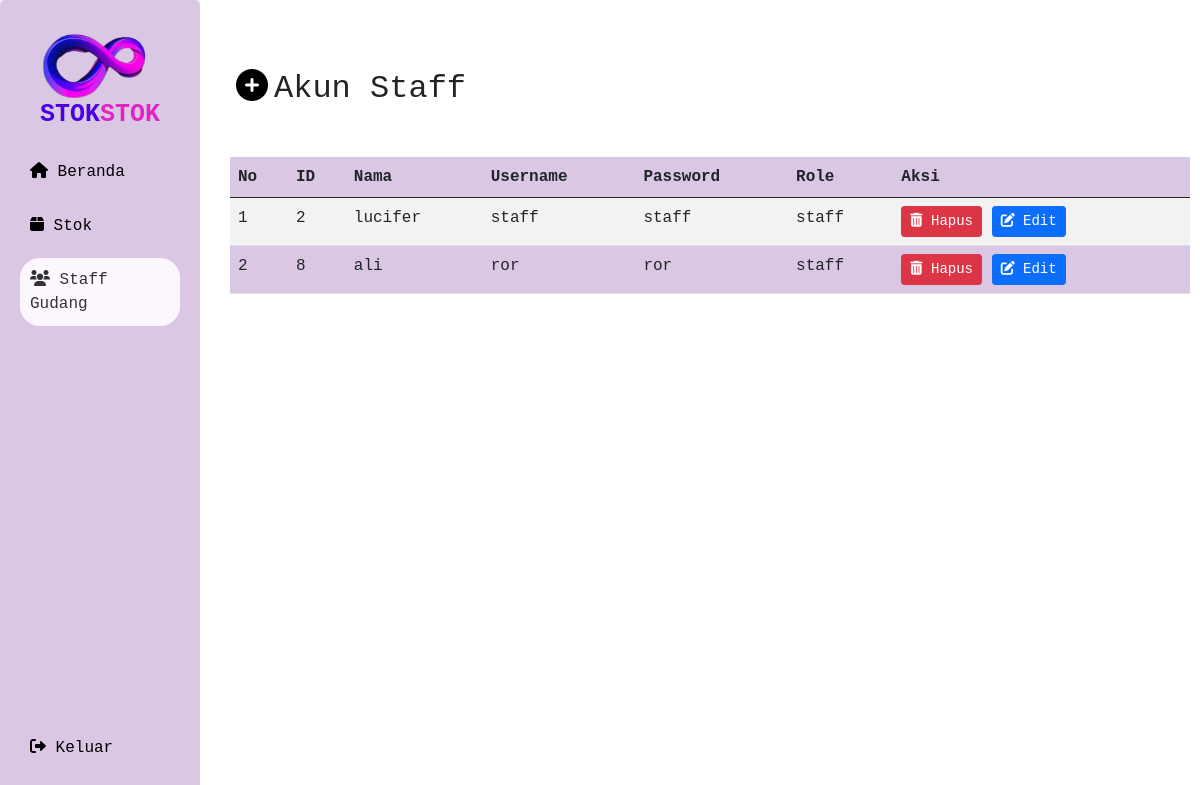
/PBL105/admin/st.php (signed in), run on an earlier commit of the app's database.
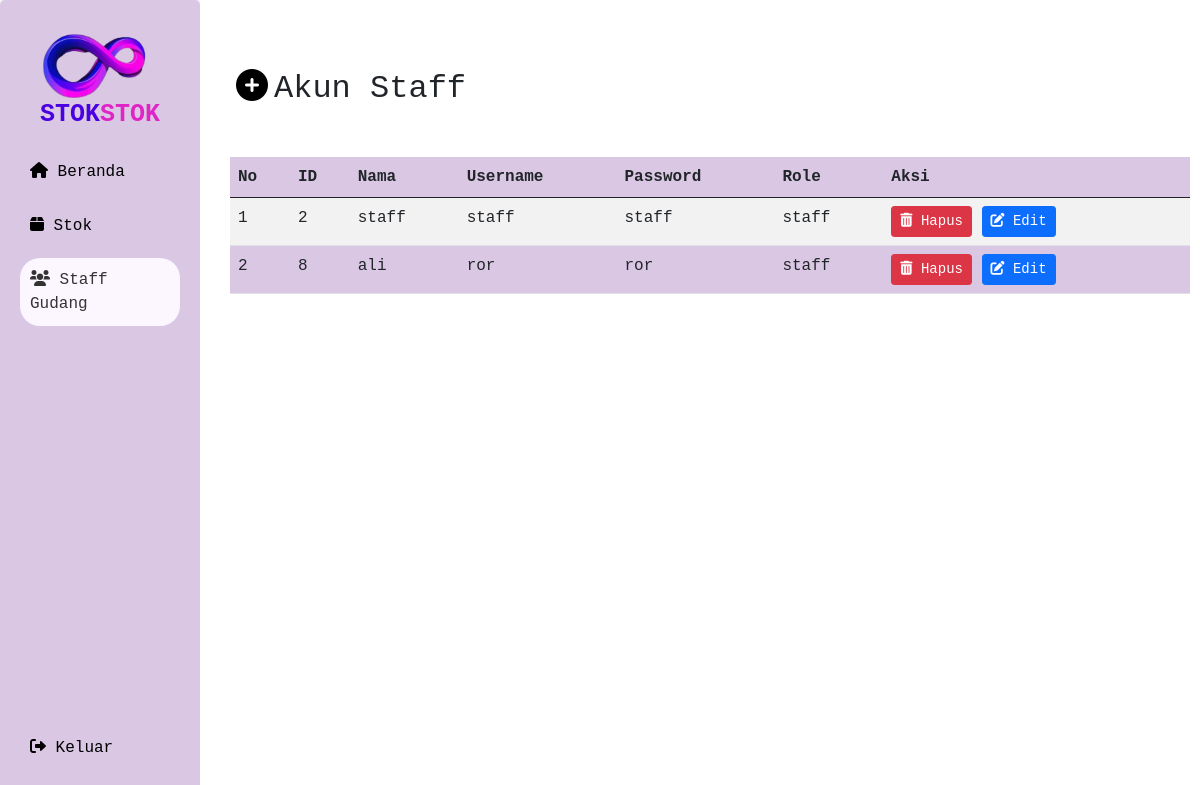
And on a later commit of the database.
### tables this page shows
CREATE TABLE `user` (
  `id_user` int(11) NOT NULL,
  `nama` varchar(255) NOT NULL,
  `username` varchar(255) NOT NULL,
  `password` varchar(255) NOT NULL,
  `role` enum('admin','staff') NOT NULL
);

### PBL105/admin/st.php (the view, shortened to what this page needs)
<?php include"../koneksi.php";
?>
<!DOCTYPE html>
<html lang="en">
<head>
    <link href="https://cdn.jsdelivr.net/npm/bootstrap@5.0.2/dist/css/bootstrap.min.css" rel="stylesheet">
    <link rel="stylesheet" href="https://cdnjs.cloudflare.com/ajax/libs/font-awesome/6.0.0-beta3/css/all.min.css">
</head>
<body>
    <div class="container-fluid">
        <div class="row">
            <div class="col-lg-2 col-xl-2 col-md-4 col-sm-6 sidebar">
            <img src="../gambar/1.png" alt="Logo" width="140" height="80">
                    <h3 class="stok-title" style="color: #4a00e0;">
                        <span>STOK</span><span style="color: rgb(223, 37, 198);">STOK</span>
                    </h3>
                    <a href="dashboard.php">
                <i class="fas fa-home"></i> Beranda
            </a>
            <a href="stok.php">
                <i class="fas fa-box"></i> Stok
            </a>
            <a style="background-color: rgb(252, 246, 255); color: #333; border-radius: 20px;" href="#">
                <i class="fas fa-users"></i> Staff Gudang
            </a>
            <a href="../logout.php" class="logout" style="width: 80%;">
                <i class="fas fa-sign-out-alt"></i> Keluar
            </a>
            </div>
            <div class="col-lg-10 col-xl-10 col-md-8 col-sm-6 content">
            <h2 class="mt-5" style="margin-left:10px;"><button type="button" data-bs-toggle="modal" data-bs-target="#addUser" style="border: none; background:none;" ><i class="fa-solid fa-circle-plus"></i></button>Akun Staff</h2>
            <table class="table table-striped" style="margin-left:10px; margin-top:5%;">
                <thead>
                    <tr>
                        <th>No</th>
                        <th>ID</th>
                        <th>Nama</th>
                        <th>Username</th>
                        <th>Password</th>
                        <th>Role</th>
                        <th>Aksi</th>
                    </tr>
                </thead>
                <tbody>
                <?php
                    $stmt = $conn->prepare("SELECT * FROM user where role != 'admin'");
                    $stmt->execute();
                    $no = 1;
                    foreach($stmt as $rawr) {
                ?>
                    <tr>
                        <td><?= $no++ ?></td>
                        <td><?= $rawr['id_user'] ?></td>
                        <td><?= $rawr['nama'] ?></td>
                        <td><?= $rawr['username'] ?></td>
                        <td><?= $rawr['password'] ?></td>
                        <td><?= $rawr['role'] ?></td>
                        <td>
                            <div class="aksiuser">
                                <button class="btn btn-sm btn-danger" data-bs-toggle="modal" data-bs-target="#hapusUser<?= $rawr['id_user']; ?>">
                                    <i class="fa-solid fa-trash-can"></i> Hapus
                                </button>
                                <button class="btn btn-sm btn-primary" data-bs-toggle="modal" data-bs-target="#editUser<?= $no ?>">
                                 <i name="edits" class="fa-solid fa-pen-to-square"></i> Edit
                                </button>
                            </div>
                        </td>
                    </tr>
                    <?php } ?>
                </tbody>
            </table>
        </div>
    </div>
</body>
</html>

What changed in the data, as far as the page shows it:
changed user id 2: nama "lucifer" → "staff"
